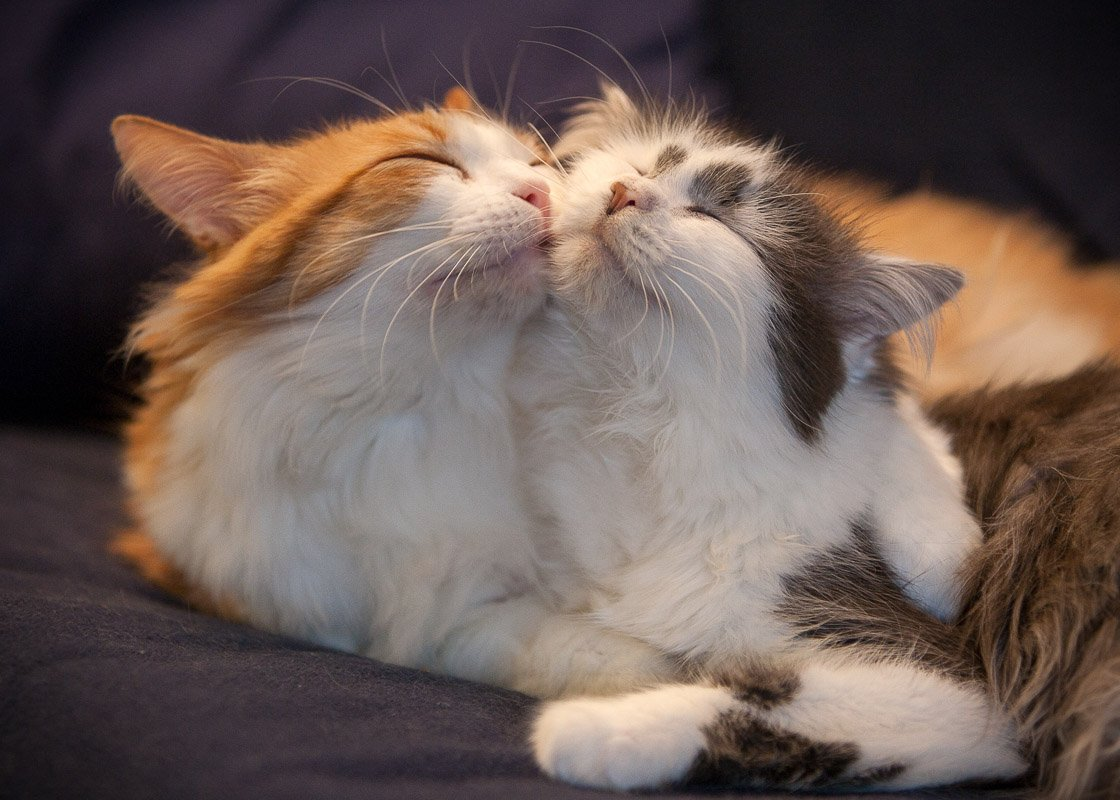
#> input picture ind/image.jpg, 1120 x 800 px
$ jupyter execute ind.ipynb
#> lines starting #> are read from the running program, lines starting #| are printed output that depends on the picture
### Задание
Считать цветное изображение и выполнить вывод:
1. Изображение в формате RGB и BGR
2. Инверсия изображений из пункта 1
3. Монохромное цветное изображение
4. Размытое изображение
5. Выделить произвольный элемент

[cell 1]
import cv2
from matplotlib import pyplot as plt

[cell 2]
img_bgr = cv2.imread('image.jpg')
#> img_bgr is the input picture: shape (800, 1120, 3); mean B, G, R 84.7, 90.9, 107.5

# Измение цветового пространства BGR-RGB
img_rgb = cv2.cvtColor(img_bgr, cv2.COLOR_BGR2RGB)
# Инверсия изображения
img_bgr_inv = cv2.bitwise_not(img_bgr)
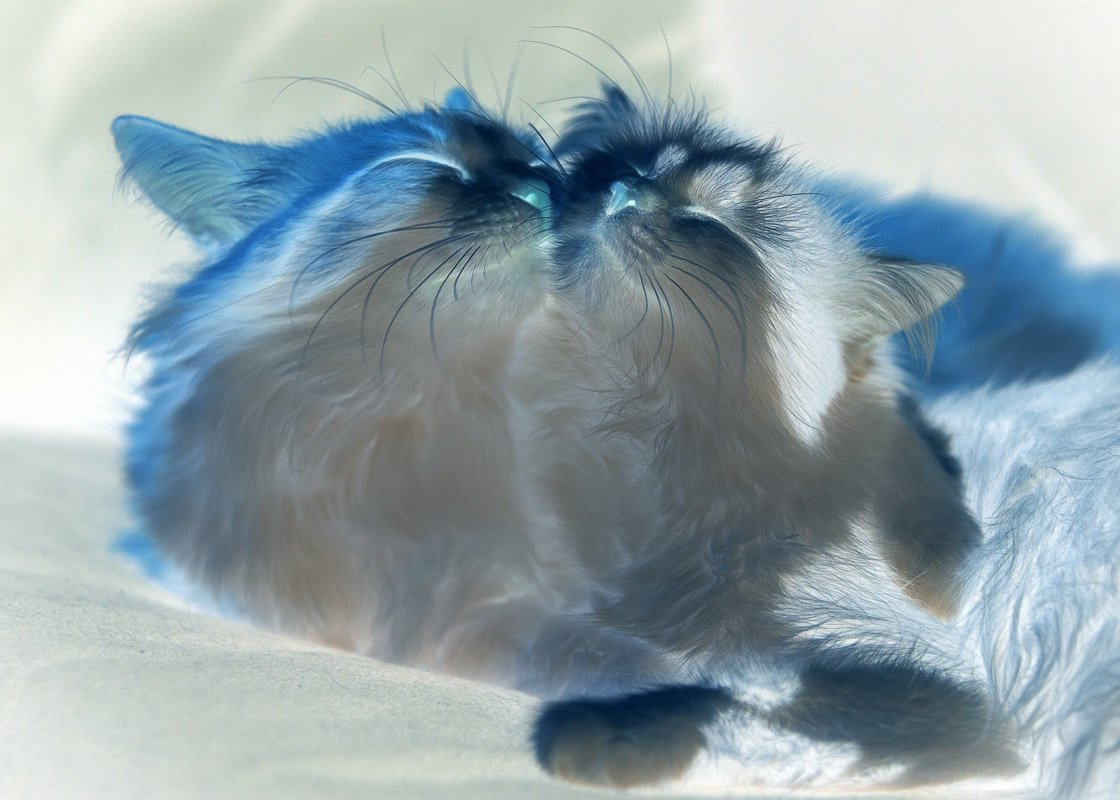
#> img_bgr_inv: shape (800, 1120, 3); mean B, G, R 170.3, 164.1, 147.5
img_rgb_inv = cv2.bitwise_not(img_rgb)
# Монохромное цветное изображение
img_bgr_bwa = cv2.threshold(img_bgr, 128, 255, cv2.THRESH_BINARY)[1]
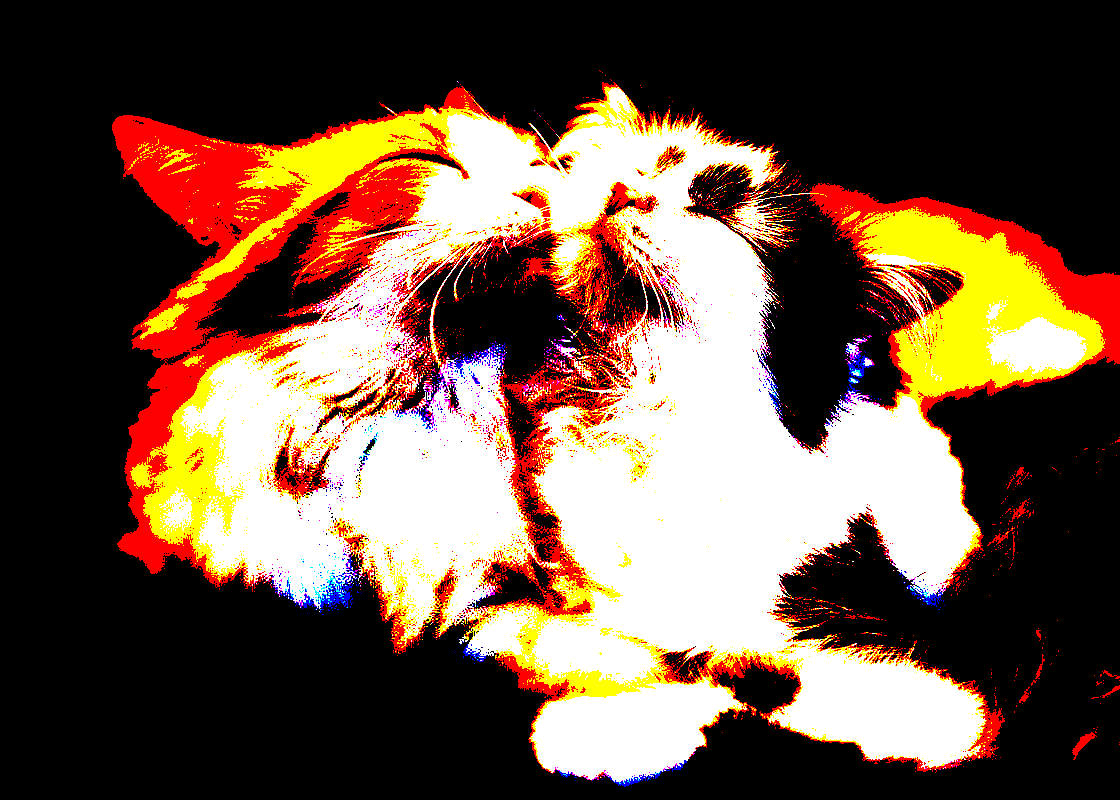
#> img_bgr_bwa: shape (800, 1120, 3); mean B, G, R 68.6, 85.4, 109.8
img_rgb_bwa = cv2.threshold(img_rgb, 128, 255, cv2.THRESH_BINARY)[1]
# Размытие
blur_bgr = cv2.GaussianBlur(img_bgr, (51, 51), 0)
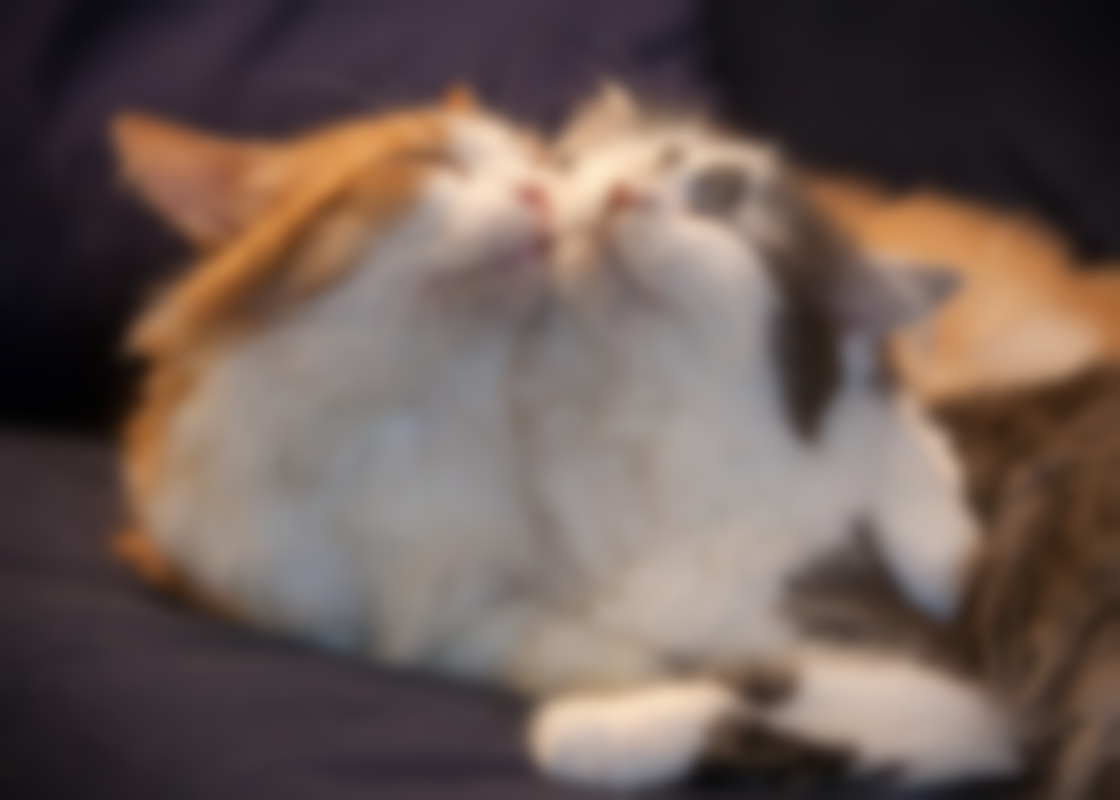
#> blur_bgr: shape (800, 1120, 3); mean B, G, R 84.7, 90.9, 107.5
blur_rgb = cv2.GaussianBlur(img_rgb, (51, 51), 0)

[cell 3]
fig, axs = plt.subplots(4, 2)

fig.set_figheight(15)
fig.set_figwidth(15)

axs[0, 0].imshow(img_bgr)
axs[0, 0].set_title('BGR')
axs[0, 1].imshow(img_rgb)
axs[0, 1].set_title('RGB')
axs[1, 0].imshow(img_bgr_inv)
axs[1, 0].set_title('Inverted BGR')
axs[1, 1].imshow(img_rgb_inv)
axs[1, 1].set_title('Inverted RGB')
axs[2, 0].imshow(img_bgr_bwa)
axs[2, 0].set_title('Мonochrome BGR')
axs[2, 1].imshow(img_rgb_bwa)
axs[2, 1].set_title('Мonochrome RGB')
axs[3, 0].imshow(blur_bgr)
axs[3, 0].set_title('Blur BGR')
axs[3, 1].imshow(blur_rgb)
axs[3, 1].set_title('Blur RGB')


plt.show()
#> figure, not shown here; B, G, R data is drawn as R, G, B

[cell 4]
image = cv2.rectangle(img_rgb,(100,100),(300,300),(255,0,0), 2)
plt.figure(figsize=(10, 10))
plt.axis("off")
plt.title("Выделение области")
plt.imshow(image)
